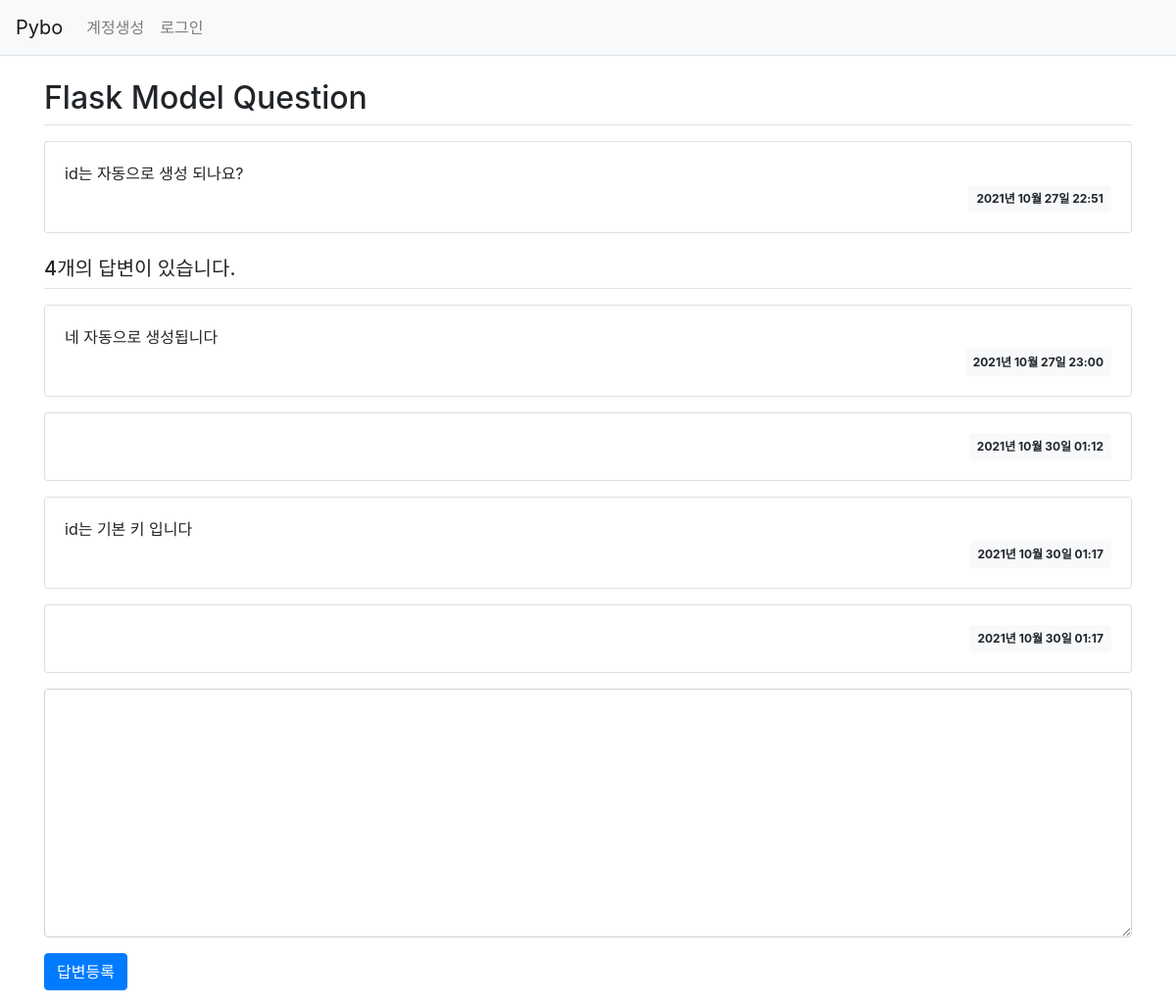
Screenshot of /question/detail/2/ with the database file from the repository.
### pybo/models.py (models this page shows)
class Question(db.Model):
    id = db.Column(db.Integer, primary_key=True)
    subject = db.Column(db.String(200), nullable=False)
    content = db.Column(db.Text(), nullable=False)
    create_date = db.Column(db.DateTime(), nullable=False)

class Answer(db.Model):
    id = db.Column(db.Integer, primary_key=True)
    question_id = db.Column(db.Integer, db.ForeignKey('question.id', ondelete='CASCADE'))
    question = db.relationship('Question', backref=db.backref('answer_set'))
    content = db.Column(db.Text(), nullable=False)
    create_date = db.Column(db.DateTime(), nullable=False)

### pybo/views/question_views.py (the view)
@bp.route('/detail/<int:question_id>/')
def detail(question_id):
    form = AnswerForm()
    question = Question.query.get_or_404(question_id)
    return render_template('question/question_detail.html', question=question, form=form)

### pybo/forms.py
class AnswerForm(FlaskForm):
    content = TextAreaField('내용', validators=[DataRequired('내용은 필수입력 항목입니다.')])

### pybo/filter.py (called while the page is built)
def format_datetime(value, fmt='%Y년 %m월 %d일 %H:%M'):
    return value.strftime(fmt)

### pybo/templates/question/question_detail.html (shortened to what this page needs)
{% extends 'base.html' %}
{% block content %}
<div class="container my-3">
    <h2 class="border-bottom py-2">{{ question.subject }}</h2>
    <div class="card my-3">
        <div class="card-body">
            <div class="card-text" style="white-space: pre-line;">{{ question.content }}</div>
            <div class="d-flex justify-content-end">
                <div class="badge badge-light p-2">
                    {{ question.create_date|datetime }}
                </div>
            </div>
        </div>
    </div>
    <h5 class="border-bottom my-3 py-2">{{ question.answer_set|length }}개의 답변이 있습니다.</h5>
    {% for answer in question.answer_set %}
    <div class="card my-3">
        <div class="card-body">
            <div class="card-text" style="white-space: pre-line;">{{ answer.content }}</div>
            <div class="d-flex justify-content-end">
                <div class="badge badge-light p-2">
                    {{ answer.create_date|datetime }}
                </div>
            </div>
        </div>
    </div>
    {% endfor %}
    <form action="{{ url_for('answer.create', question_id=question.id) }}" method="post" class="my-3">
        <div class="form-group">
            <textarea name="content" id="content" class="form-control" rows="10"></textarea>
        </div>
        <input type="submit" value="답변등록" class="btn btn-primary">
    </form>
</div>
{% endblock %}

### rows the page displays
Question: subject "Flask Model Question", content "id는 자동으로 생성 되나요?", create_date "2021년 10월 27일 22:51"
Answer: content "네 자동으로 생성됩니다", create_date "2021년 10월 27일 23:00"
Answer: create_date "2021년 10월 30일 01:12"
Answer: content "id는 기본 키 입니다", create_date "2021년 10월 30일 01:17"
Answer: create_date "2021년 10월 30일 01:17"

### other values shown
{{ question.answer_set|length }} "4"
